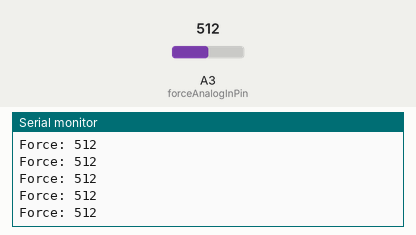
This sketch was run on a simulated Arduino Uno, built with avr-gcc and run on an emulated ATmega328P. Parts: the last lines printed to the serial monitor. The inputs (shaded band) are chosen by the test bench; at power-on: A3 (forceAnalogInPin) = 512.

Above: at 2.2 s.
2.3 s: A3 (forceAnalogInPin) set to 981
At 3.1 s:
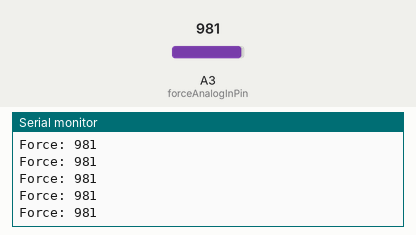
3.8 s: A3 (forceAnalogInPin) set to 1012
At 4.9 s:
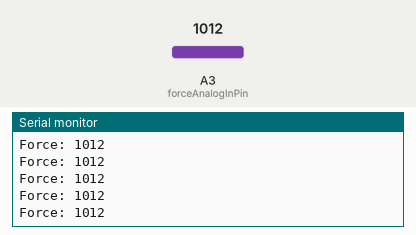
Timing chart, 0 to 6.8 s (numbered marks = the images above; inputs shaded):
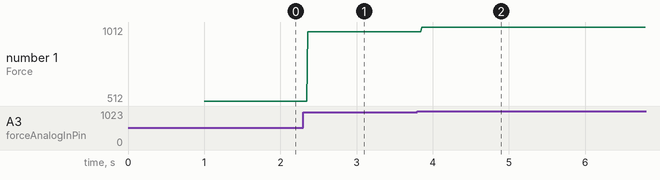

Measured:
- after the input at 2.3 s, the serial monitor: prints a new line after 0.06 s (image 1)
- after the input at 3.8 s, the serial monitor: prints a new line after 0.06 s (image 2)
- plotted number 1: 512 → 981 after the input at 2.3 s, 981 → 1012 after the input at 3.8 s

The sketch:

readForce.ino
```cpp
int forceAnalogInPin = A3;
int forceIs;

void setup(){
  Serial.begin(9600);
  delay(1000);
}

void loop(){
	Serial.print("Force: ");
	forceIs = analogRead(forceAnalogInPin);
	Serial.println(forceIs);
	delay(10);
}
```
